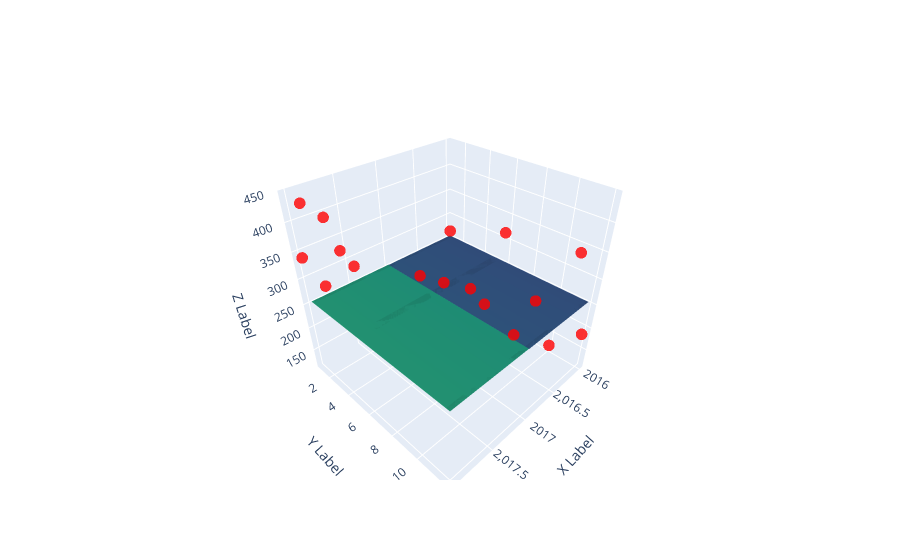

The notebook cell this image was saved under:
### Code cell
plot3D(X, Y, W)

### Figure 1 — Plotly figure (JSON) as saved in the notebook; plotly's stock layout.template omitted (floating-point values rounded to 4 significant figures; data arrays with more than 128 entries replaced by an {"elided": "..."} marker saying what was removed)
{"data": [{"marker": {"color": "red", "opacity": 0.8, "size": 4}, "mode": "markers", "type": "scatter3d", "x": [2016, 2016, 2016, 2016, 2016, 2016, 2016, 2016, 2016, 2016, 2016, 2016, 2017, 2017, 2017, 2017, 2017, 2017, 2017, 2017, 2017, 2017, 2017, 2017, 2018, 2018, 2018, 2018, 2018, 2018], "y": [1, 2, 3, 4, 5, 6, 7, 8, 9, 10, 11, 12, 1, 2, 3, 4, 5, 6, 7, 8, 9, 10, 11, 12, 1, 2, 3, 4, 5, 6], "z": [266, 146, 183, 119, 180, 169, 232, 225, 193, 123, 337, 186, 194, 150, 210, 273, 191, 287, 226, 304, 290, 422, 265, 342, 340, 440, 316, 439, 401, 390]}, {"colorscale": [[0, "#440154"], [0.1111, "#482878"], [0.2222, "#3e4989"], [0.3333, "#31688e"], [0.4444, "#26828e"], [0.5556, "#1f9e89"], [0.6667, "#35b779"], [0.7778, "#6ece58"], [0.8889, "#b5de2b"], [1, "#fde725"]], "showscale": false, "type": "surface", "x": [2016, 2016, 2016, 2016, 2016, 2016, 2016, 2016, 2016, 2016, 2016, 2016, 2017, 2017, 2017, 2017, 2017, 2017, 2017, 2017, 2017, 2017, 2017, 2017, 2018, 2018, 2018, 2018, 2018, 2018], "y": [1, 2, 3, 4, 5, 6, 7, 8, 9, 10, 11, 12, 1, 2, 3, 4, 5, 6, 7, 8, 9, 10, 11, 12, 1, 2, 3, 4, 5, 6], "z": {"elided": "84x41 float values"}}], "layout": {"scene": {"xaxis": {"title": {"text": "X Label"}}, "yaxis": {"title": {"text": "Y Label"}}, "zaxis": {"title": {"text": "Z Label"}}}}}
